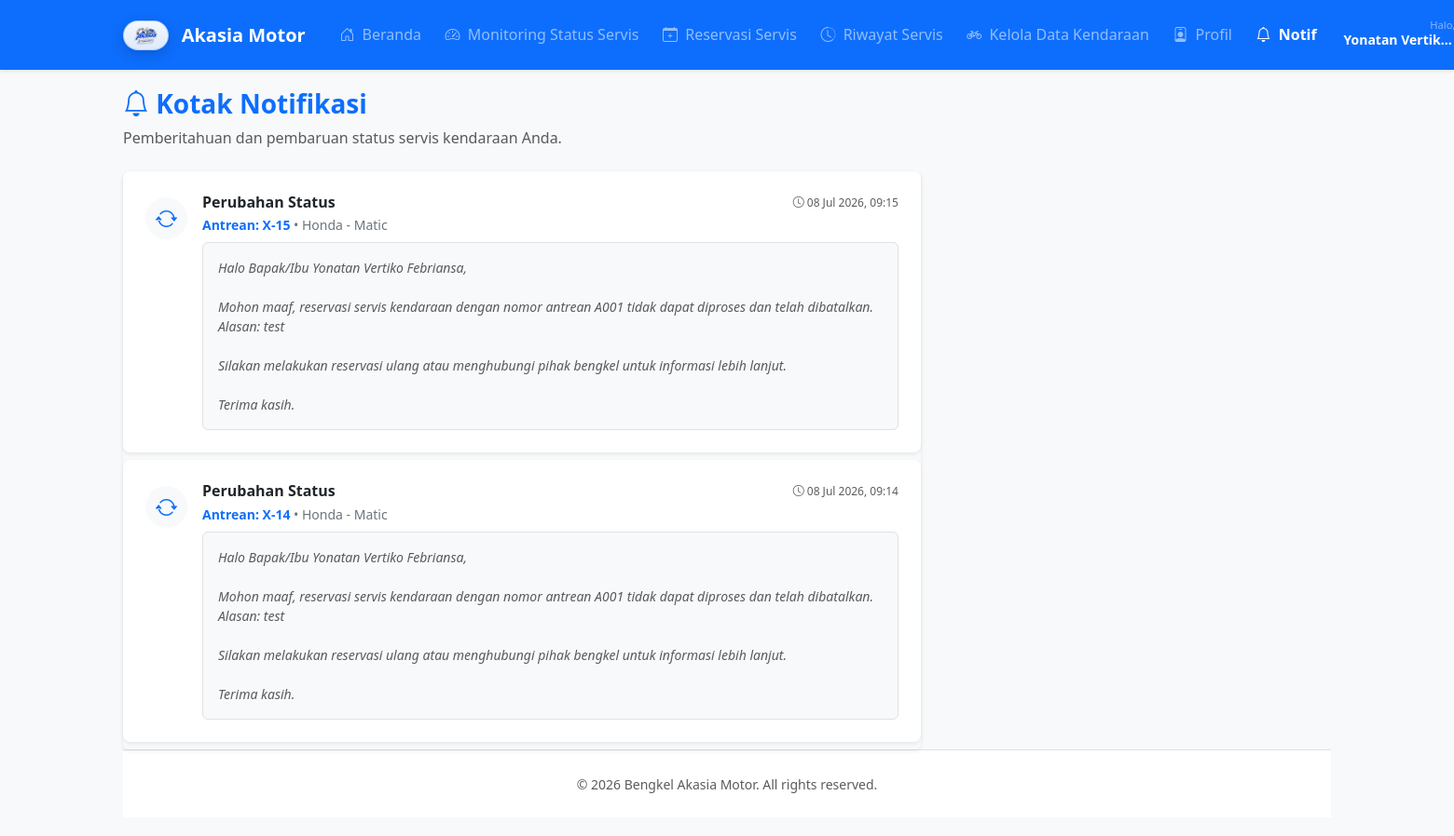
/akasia-motor/index.php?page=notifikasi (signed in), run on the app's committed database.
### tables this page shows
CREATE TABLE `notifikasi_wa` (
  `id` int(11) NOT NULL,
  `reservasi_id` int(11) NOT NULL,
  `no_tujuan` varchar(20) NOT NULL,
  `pesan` text NOT NULL,
  `jenis` enum('Konfirmasi Reservasi','Pengingat Jadwal','Antrian Dipanggil','Callback Pending','Perubahan Status','Servis Selesai','Notifikasi Admin') NOT NULL,
  `status` enum('Terkirim','Gagal') DEFAULT 'Terkirim',
  `sent_at` timestamp NOT NULL DEFAULT current_timestamp()
);

CREATE TABLE `reservasi` (
  `id` int(11) NOT NULL,
  `no_antrian` varchar(10) NOT NULL,
  `user_id` int(11) NOT NULL,
  `mekanik_id` int(11) DEFAULT NULL,
  `jenis_layanan_id` int(11) NOT NULL,
  `jenis_reservasi` enum('Online','Walk-in') DEFAULT 'Online',
  `no_plat` varchar(20) NOT NULL,
  `jenis_kendaraan` varchar(50) DEFAULT NULL,
  `tipe_model` varchar(50) DEFAULT NULL,
  `tahun` year(4) DEFAULT NULL,
  `warna` varchar(30) DEFAULT NULL,
  `keluhan` text DEFAULT NULL,
  `kehadiran` enum('Belum Hadir','Hadir') DEFAULT 'Belum Hadir',
  `status` enum('menunggu_konfirmasi','dikonfirmasi','menunggu_antrean','diproses','pending','selesai','dibatalkan') NOT NULL DEFAULT 'menunggu_konfirmasi',
  `alasan_status` text DEFAULT NULL,
  `catatan_mekanik` text DEFAULT NULL,
  `hasil_servis` text DEFAULT NULL,
  `biaya_jasa` decimal(12,2) NOT NULL DEFAULT 0.00,
  `total_biaya` decimal(12,2) NOT NULL DEFAULT 0.00,
  `catatan_tambahan` text DEFAULT NULL,
  `tanggal_servis` date DEFAULT NULL,
  `waktu_konfirmasi` datetime DEFAULT NULL,
  `waktu_hadir` datetime DEFAULT NULL,
  `waktu_pending` datetime DEFAULT NULL,
  `waktu_mulai_servis` datetime DEFAULT NULL,
  `estimasi_durasi` int(11) DEFAULT 0,
  `waktu_selesai` datetime DEFAULT NULL,
  `reminder_status` enum('belum_dikirim','sudah_dikirim') NOT NULL DEFAULT 'belum_dikirim',
  `reminder_sent_at` datetime DEFAULT NULL,
  `created_at` timestamp NOT NULL DEFAULT current_timestamp(),
  `updated_at` timestamp NOT NULL DEFAULT current_timestamp() ON UPDATE current_timestamp()
);

### akasia-motor/index.php (called while the page is built, shortened)
<?php
$page = isset($_GET['page']) ? $_GET['page'] : 'home';
include 'layout/header.php';
include "pages/$page.php";
include 'layout/footer.php';

### akasia-motor/pages/notifikasi.php (the view, shortened to what this page needs)
<?php
$user_id = $_SESSION['user_id'];
try {
   $sql = "SELECT n.*, r.no_antrian, r.jenis_kendaraan
        FROM notifikasi_wa n
        JOIN reservasi r ON n.reservasi_id = r.id
        WHERE r.user_id = :uid
        AND n.jenis IN (
            'Konfirmasi Reservasi',
            'Perubahan Status',
            'Antrian Dipanggil',
            'Callback Pending',
            'Proses Servis Dimulai',
            'Servis Selesai',
            'Reminder Jadwal Servis'
        )
        ORDER BY n.sent_at DESC";
    $stmt = $pdo->prepare($sql);
    $stmt->bindParam(':uid', $user_id);
    $stmt->execute();
    $notifikasi = $stmt->fetchAll();
} catch (PDOException $e) {
    die("Error database: " . $e->getMessage());
}
function getNotifIcon($jenis)
{
    switch ($jenis) {
        case 'Perubahan Status':
            return '<i class="bi bi-arrow-repeat fs-4 text-primary"></i>';
    }
}
function isQueueNumberChangedNotification(array $notif): bool
{
    $pesan = strtolower((string) ($notif['pesan'] ?? ''));
    return ($notif['jenis'] ?? '') === 'Perubahan Status'
        && str_contains($pesan, 'maju dari')
        && str_contains($pesan, 'menjadi');
}
?>
<div class="mb-4">
    <h3 class="fw-bold text-primary"><i class="bi bi-bell"></i> Kotak Notifikasi</h3>
    <p class="text-muted">Pemberitahuan dan pembaruan status servis kendaraan Anda.</p>
</div>
<div class="row">
    <div class="col-md-10 col-lg-8">
        <?php if (empty($notifikasi)): ?>
            <div class="card border-0 shadow-sm text-center p-5">
                <div class="mb-3">
                    <div class="d-inline-block bg-light rounded-circle p-4">
                        <i class="bi bi-bell-slash fs-1 text-muted"></i>
                    </div>
                </div>
                <h5 class="text-muted fw-bold">Belum ada notifikasi</h5>
                <p class="small text-muted mb-0">Semua pembaruan status kendaraan Anda akan muncul di sini.</p>
            </div>
        <?php else: ?>
            <div class="list-group shadow-sm border-0">
                <?php foreach ($notifikasi as $notif): ?>
                    <?php
                    $isQueueChanged = isQueueNumberChangedNotification($notif);
                    $notifTitle = $isQueueChanged ? 'Perubahan Nomor Antrean' : (string) $notif['jenis'];
                    $notifMeta = $isQueueChanged
                        ? 'Antrean terbaru: ' . (string) $notif['no_antrian']
                        : 'Antrean: ' . (string) $notif['no_antrian'];
                    ?>
                    <div class="list-group-item list-group-item-action p-4 border-0 mb-2 rounded-3 bg-white shadow-sm">
                        <div class="d-flex gap-3">
                            <div class="flex-shrink-0 mt-1 bg-light rounded-circle p-2 d-flex align-items-center justify-content-center" style="width: 45px; height: 45px;">
                                <?= getNotifIcon($notif['jenis']) ?>
                            </div>
                            <div class="flex-grow-1">
                                <div class="d-flex justify-content-between align-items-center mb-1">
                                    <h6 class="mb-0 fw-bold text-dark"><?= htmlspecialchars($notifTitle) ?></h6>
                                    <small class="text-muted" style="font-size: 0.75rem;">
                                        <i class="bi bi-clock"></i> <?= date('d M Y, H:i', strtotime($notif['sent_at'])) ?>
                                    </small>
                                </div>
                                <p class="mb-2 small text-secondary">
                                    <span class="fw-semibold text-primary"><?= htmlspecialchars($notifMeta) ?></span>
                                    &bull; <?= htmlspecialchars($notif['jenis_kendaraan'] ?? 'Kendaraan Anda') ?>
                                </p>
                                <div class="bg-light p-3 rounded border text-muted small fst-italic" style="white-space: pre-wrap;"><?= htmlspecialchars($notif['pesan']) ?></div>
                            </div>
                        </div>
                    </div>
                <?php endforeach; ?>
            </div>
        <?php endif; ?>
    </div>
</div>

### akasia-motor/layout/header.php (style rules this page uses)
body { background-color: #f8f9fa; padding-bottom: 80px; font-family: 'Segoe UI', Tahoma, Geneva, Verdana, sans-serif; }
@media (min-width: 1200px) { body { padding-bottom: 0; } }

### data on the page
notifikasi_wa: jenis "Perubahan Status", sent_at "08 Jul 2026, 09:15", notifMeta "Antrean: X-15", reservasi.jenis_kendaraan "Honda - Matic", pesan "Halo Bapak/Ibu Yonatan Vertiko Febriansa, Mohon maaf, reservasi servis kendaraan dengan nomor antrean A001 tidak dapat diproses dan telah dibatalkan. Alasan: test Silakan melakukan reservasi ulang atau menghubungi pihak bengkel untuk informasi lebih lanjut. Terima kasih."
notifikasi_wa: jenis "Perubahan Status", sent_at "08 Jul 2026, 09:14", notifMeta "Antrean: X-14", reservasi.jenis_kendaraan "Honda - Matic", pesan "Halo Bapak/Ibu Yonatan Vertiko Febriansa, Mohon maaf, reservasi servis kendaraan dengan nomor antrean A001 tidak dapat diproses dan telah dibatalkan. Alasan: test Silakan melakukan reservasi ulang atau menghubungi pihak bengkel untuk informasi lebih lanjut. Terima kasih."

### other printed values
$_SESSION['nama'] "Yonatan Vertik…"
